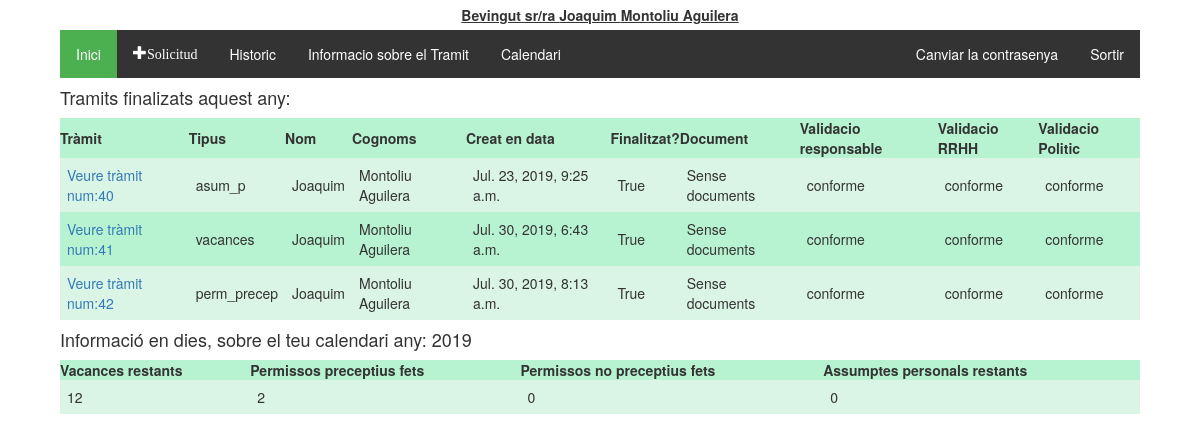
Page /tramitador/historic/ (signed in) on the committed database.
### tramitador/models.py (models this page shows, shortened)
class Treballadors(AbstractUser):
    usuari = models.CharField(max_length=20)
    """nom = models.CharField(max_length=20)
    cognoms = models.CharField(max_length=20)
    email = models.CharField(max_length=50)"""
    dni = models.CharField(max_length=20, null = True, blank=True)
    areas = models.ManyToManyField(Area)
    """rol = models.CharField(max_length=20, choices = tip_rols, default = 'treb')
    estat = models.CharField(max_length=10, choices = tip_estats, default = 'alta')"""

class Tramit(models.Model):
    validacio = (
        ('conforme','conforme'),
        ('inconforme','no conforme'),
        ('espera', 'en espera'),
    )
    tipologia = (
        ('vacances', 'Vacances'),
        ('perm_precep', 'Permisos preceptius'),
        ('perm_no_precep', 'Permisos no preceptius'),
        ('asum_p', 'Asumptes personals'),
    )
    treballador = models.ForeignKey(Treballadors, on_delete=models.CASCADE)
    document = models.ForeignKey(Document, on_delete=models.SET_NULL, null=True, blank=True)
    creat_en = models.DateTimeField(auto_now_add=True)
    modificat_en = models.DateTimeField(auto_now=True)
    data_sol = models.CharField(max_length=250, help_text = "Interval de dates amb guións '/', per dies no consecutios emprar ';' Exemple:2019-08-01-2019-08-20;2019-09-09")
    tipus = models.CharField(max_length=40, choices=tipologia, default='asum_p')
    finalitzat = models.BooleanField(default=False)
    """Validacio de RRHH"""
    valRRHH = models.CharField(max_length=20, choices=validacio, default='espera')
    """Validacio del responsable"""
    valResp =  models.CharField(max_length=20, choices=validacio, default='espera')
    """Validacio del Politic"""
    valPol = models.CharField(max_length=20, choices=validacio, default='espera')
    """En cas de voler explicar el motiu"""
    missatge_usuari = models.CharField(max_length=2000, null = True)
    missatge_responsable = models.CharField(max_length=2000, null = True, blank=True)
    """Millores per el admin site"""
    def was_published_recently(self):
        return self.creat_en >= timezone.now() - datetime.timedelta(days=1)
    was_published_recently.admin_order_field = 'creat_en'
    was_published_recently.boolean = True
    was_published_recently.short_description = 'Publicat recentment?'

class Calendari(models.Model):
    any = models.IntegerField(('any'),choices=year_choices(), default=current_year())
    vacances = models.IntegerField(default=22, verbose_name="Vacances disponibles")
    vacances_dies = models.CharField(max_length=500, blank=True)
    perm_precep = models.IntegerField(default=0, verbose_name="Permissos preceptius fets:")
    perm_precep_dies = models.CharField(max_length=500, blank=True)
    perm_no_precep = models.IntegerField(default=0, verbose_name="Permissos no preceptius fets:")
    perm_no_precep_dies = models.CharField(max_length=500, blank=True)
    asum_p = models.IntegerField(default=6,verbose_name="Assumptes perosnals disponibles:")
    asum_p_dies = models.CharField(max_length=500, blank=True)
    perm_indisposicio = models.IntegerField(default=0, verbose_name="Permissos preceptius fets:")
    perm_indisposicio_dies = models.CharField(max_length=500, blank=True)
    treballador = models.ForeignKey(Treballadors, on_delete=models.CASCADE)

### tramitador/views.py (the view)
@login_required
def historic(request):
    today = datetime.date.today()
    groups = request.user.groups.all()
    tramits_finalitzats = Tramit.objects.all().filter(Q(treballador__id=request.user.id) & Q(finalitzat=True) &Q(creat_en__year=today.year))
    try:
        calendari = Calendari.objects.get(treballador__id = request.user.id, any=today.year)
        context = {'tramits_finalitzats': tramits_finalitzats, 'calendari':calendari}
        return render(request, 'tramits/historic.html', context)
    except Calendari.DoesNotExist:
        context = {'tramits_finalitzats': tramits_finalitzats}
        return render(request, 'tramits/historic.html', context)

### tramitador/templatetags/group.py (called while the page is built)
@register.filter(name='has_group')
def has_group(user, group_name):
    group_name = group_name.split(";")
    for group in group_name:
        if(user.groups.filter(name=group).exists()):
            return True
    return False

### tramitador/templates/tramits/historic.html
{% extends 'tramits/base.html' %}
{% block content %}
  {% if tramits_finalitzats %}
  <h4>Tramits finalizats aquest any:</h4>
    <table class="TFtable">
      <tr>
        <th>Tràmit</th><th>Tipus</th><th>Nom</th><th>Cognoms</th><th>Creat en data</th><th>Finalitzat?</th><th>Document</th>
        <th>Validacio responsable</th><th>Validacio RRHH</th><th>Validacio Politic</th>
      </tr>
      {% for tramit in tramits_finalitzats %}
      <tr>
        <td><a href="{% url 'tramit_detall' tramit.id %}">Veure tràmit num:{{tramit.id}}</a></td><td>{{tramit.tipus}}</td><td>{{tramit.treballador.first_name}}</td><td>{{tramit.treballador.last_name}}</td>
        <td>{{tramit.creat_en}}</td><td>{{tramit.finalitzat}}</td>
        <td>
          {% if tramit.document %}
            <a href='{{ tramit.document.document.url }}' class="glyphicon glyphicon-save-file"></a>
          {% else %}
            Sense documents
          {% endif %}
        </td>
        <td>{{tramit.valResp}}</td><td>{{tramit.valRRHH}}</td><td>{{tramit.valPol}}</td>
      </tr>
      {% endfor %}
    </table>
    {% else %}
      Encara no s'ha finalitzat cap tràmit...
  {% endif %}
  {% if calendari %}
  <h4>Informació en dies, sobre el teu calendari any: {{calendari.any}}</h4>
    <table class="TFtable">
      <tr>
        <th>Vacances restants</th>
        <th>Permissos preceptius fets</th>
        <th>Permissos no preceptius fets</th>
        <th>Assumptes personals restants</th>
      </tr>
      <tr>
        <td>{{calendari.vacances}}</td>
        <td>{{calendari.perm_precep}}</td>
        <td>{{calendari.perm_no_precep}}</td>
        <td>{{calendari.asum_p}}</td>
      </tr>
    </table>
  {% else %}
    <p>Encara no tens calendari d'aquest any confeccionat.</p>
  {% endif %}
{% endblock %}

### tramitador/templates/tramits/base.html (shortened to what this page needs)
<!DOCTYPE html>
{% load static %}
{% load group %}
<html lang="es">
  <head>
    <link rel="stylesheet" href="https://maxcdn.bootstrapcdn.com/bootstrap/3.3.5/css/bootstrap.min.css">
    <link rel="stylesheet" href="https://maxcdn.bootstrapcdn.com/font-awesome/4.4.0/css/font-awesome.min.css">
    <link rel="stylesheet" href="//code.jquery.com/ui/1.12.1/themes/base/jquery-ui.css">
    <link rel="stylesheet" href="{% static 'tramits/style.css' %}">
    <link rel="stylesheet" href="{% static 'tramits/bootstrap-year-calendar.css' %}">
  </head>
  <body>
    <div id="heading">
      {% block heading %}
        {% if user.is_authenticated %}
          Bevingut sr/ra {{ user.first_name }} {{ user.last_name }}
        {% else %}
          <p>Encara no t'has autentificat:<a href="{% url 'login' %}"><button type="button" class="btn btn-primary">Entrar</button></a></p>
        {% endif %}
      {% endblock %}
    </div>
    {% if user.is_authenticated %}
      <div id="main_block">
        <div id="options_block">
          <ul class="menu_options">
            <li><a href="{% url 'index' %}" class="active">Inici</a></li>
            <li><a href="{% url 'nou_tramit' %}"class ="glyphicon glyphicon-plus">Solicitud</a></li>
            <li><a href="{% url 'historic' %}">Historic</a></li>
            <li><a target="_blank" href="{% static 'documentacio/manual.pdf' %}">Informacio sobre el Tramit</a></li>
            <li><a target="_blank" href="{% url 'calendari' %}">Calendari</a></li>
            <li class="menu_options_dreta"><a href="{% url 'logout' %}">Sortir</a></li>
            <li class="menu_options_dreta"><a href="/permivac/tramitador/accounts/password_change/">Canviar la contrasenya</a></li>
          </ul>
        </div>
        {% block content %}
        {% endblock %}
      </div>
    {% endif %}
  </body>
</html>

### tramitador/static/tramits/style.css (style rules this page uses)
#heading { display:flex; flex-direction: row; justify-content: center; align-content:center; align-items:center; width: 90%; height: auto; margin-left: auto; margin-right: auto; padding: 5px; text-decoration: underline; font-weight: bold; }
#main_block { display:flex; flex-direction:column; width: 90%; margin-left: auto; margin-right: auto; height: auto; justify-content: center; }
.TFtable { width: 100%; height: auto; padding: 5px; }
.TFtable td { padding:7px; border:border#4ef495 1px solid; }
.TFtable tr { background:#b8f3d1; }
.TFtable tr:nth-child(odd) { background:#b8f3d1; }
.TFtable tr:nth-child(even) { background:#daf4e5; }
ul.menu_options { list-style-type: none; margin: 0; padding: 0; overflow: hidden; background-color: #333; }
ul.menu_options li { float: left; }
ul.menu_options li.menu_options_dreta { float:right; }
ul.menu_options li a { display: block; color: white; text-align: center; padding: 14px 16px; text-decoration: none; }
.active { background-color: #4CAF50; }
a, i { cursor: pointer; }

### rows in the picture
Treballadors: first_name "Joaquim", last_name "Montoliu Aguilera"
Tramit: id "40", tipus "asum_p", treballador.first_name "Joaquim", treballador.last_name "Montoliu Aguilera", creat_en "Jul. 23, 2019, 9:25 a.m.", finalitzat "True", shows "Sense documents", valResp "conforme", valRRHH "conforme", valPol "conforme"
Tramit: id "41", tipus "vacances", treballador.first_name "Joaquim", treballador.last_name "Montoliu Aguilera", creat_en "Jul. 30, 2019, 6:43 a.m.", finalitzat "True", shows "Sense documents", valResp "conforme", valRRHH "conforme", valPol "conforme"
Tramit: id "42", tipus "perm_precep", treballador.first_name "Joaquim", treballador.last_name "Montoliu Aguilera", creat_en "Jul. 30, 2019, 8:13 a.m.", finalitzat "True", shows "Sense documents", valResp "conforme", valRRHH "conforme", valPol "conforme"
Calendari: any "2019", vacances "12", perm_precep "2", perm_no_precep "0", asum_p "0"
